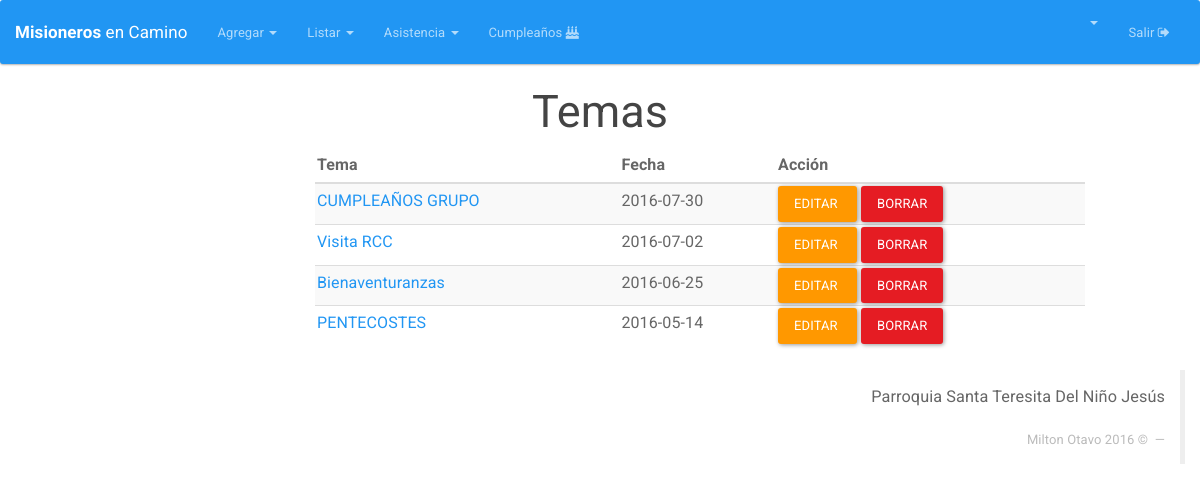
/Temas (signed in), run on an earlier commit of the app's database.
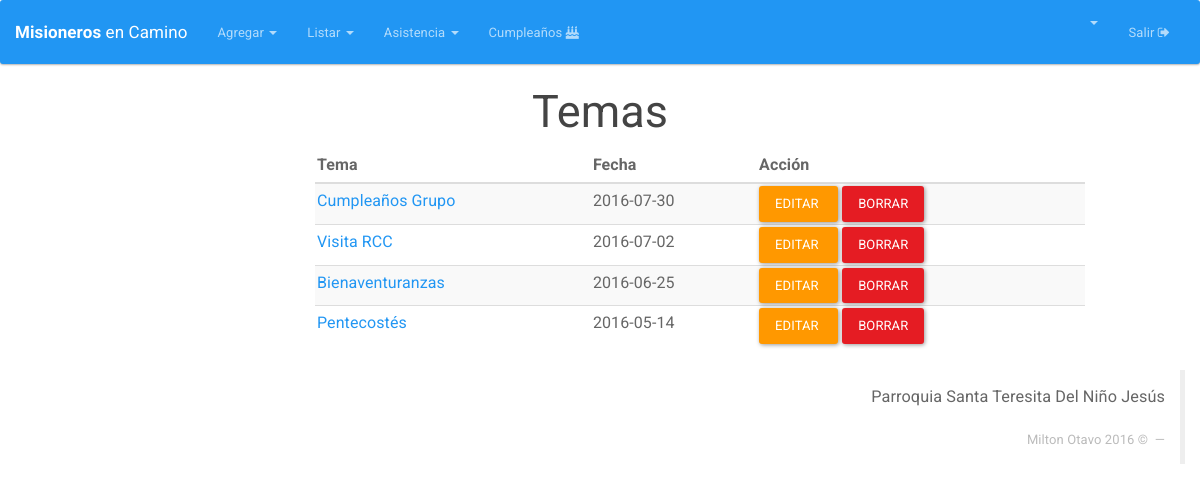
And on a later commit of the database.
### tables this page shows
CREATE TABLE `tema` (
  `ID_TEMA` int(11) NOT NULL,
  `TEMA` varchar(50) NOT NULL,
  `DESCRIPCION` text NOT NULL,
  `FECHA` date DEFAULT NULL,
  `USUARIOLOG` bigint(11) NOT NULL,
  `FECHALOG` timestamp NOT NULL DEFAULT CURRENT_TIMESTAMP ON UPDATE CURRENT_TIMESTAMP
);

### index.php (called while the page is built, shortened)
<?php
if (isset($_SESSION['app_id'])) {
	require_once "Core/Models/Conexion.php";
}
Core\Config\Enrutador::run(new Core\Config\Request());
?>

### Core/Models/Conexion.php (called while the page is built, shortened)
<?php namespace Core\Models;
	class Conexion{
		private $datos= array (
				"host"=>DB_HOST,
				"user"=>DB_USER,
				"pass"=>DB_PASS,
				"db"=>DB_NAME
			);
		private $db;
		public function __construct()
		{
			$this->db = new \mysqli(
					$this->datos['host'],
					$this->datos['user'],
					$this->datos['pass'],
					$this->datos['db']
				);
			$this->db-> set_charset("utf8");
		}
		public function consultaRetorno($sql){
			$datos = $this->db->query($sql);
			return $datos;
		}
	}
 ?>

### Core/Config/Request.php (called while the page is built, shortened)
<?php namespace Core\Config;
class Request{
	private $metodo;
	private $argumento;
	public function __construct(){
		if(isset($_GET['url'])){
			$ruta = filter_input(INPUT_GET, 'url', FILTER_SANITIZE_URL);
			$ruta = explode("/", $ruta);
			$ruta = array_filter($ruta);
			if($ruta[0] == "index.php"){
				$this->controlador = "Login";
			}else{
				$this->controlador = strtolower(array_shift($ruta));
			}
			$this->metodo = strtolower(array_shift($ruta));
			if(!$this->metodo){
				$this->metodo = "index";
			}
			$this->argumento = $ruta;
		}else{
			$this->controlador = "Login";
			$this->metodo = "index";
		}
	}
	public function getMetodo(){
		return $this->metodo;
	}
	public function getArgumento(){
		return $this->argumento;
	}
}
?>

### Core/Controllers/TemasController.php (called while the page is built, shortened)
<?php namespace Core\Controllers;
class TemasController{
	private $Tema;
	public function __construct(){
		$this->Tema = new Tema();
	}
	public function index(){
		$datos=$this->Tema->listar();
		return $datos;
	}
}
?>

### Core/Models/Tema.php (called while the page is built, shortened)
<?php namespace Core\Models;
	class Tema {
		private $db;
		public function __construct(){
			$this->db = new Conexion();
		}
		public function listar(){
			$sql="SELECT * from tema order by FECHA desc";
			$datos=$this->db->consultaRetorno($sql);
			return $datos;
		}
	}
 ?>

### HTML/Temas/index.php (the view)
<html>
<head>
  <?php include(HTML_DIR.'/overall/header.php') ?>
</head>
<body>
  <?php include(HTML_DIR.'/overall/nav.php') ?>
  <div id="container">
    <h2 align="center">Temas</h2>
    <div class="">
      <div class="col-md-3"></div>
      <div class="col-md-8">
        <table class="table table-striped table-hover dataTable" id="">
          <thead>
            <tr>
              <th>Tema</th>
              <th>Fecha</th>
              <th>Acción</th>
            </tr>
          </thead>
          <tbody>
            <?php while($row = mysqli_fetch_array($datos)){ ?>
              <tr>
                <td><a style="text-decoration: none;" href="<?php echo URL; ?>Temas/ver/<?php echo $row['ID_TEMA']; ?>"> <?php  echo $row['TEMA']  ?> </a></td>
                <td><?php  echo $row['FECHA']; ?></td>
                <td><a  class="btn btn-warning" href="<?php echo URL; ?>Temas/editar/<?php echo $row['ID_TEMA']; ?>">Editar&nbsp;</a>
                  <a  class="btn btn-danger" onclick="DeleteItem('¿Está seguro de eliminar este familiar?','<?php echo URL; ?>Temas/eliminar/<?php echo $row['ID_TEMA']; ?>')" >Borrar</a>
                </td>
              </tr>
              <?php
            }
            ?>
          </tbody>
        </table>
      </div>
      <div class="col-md-2"></div>
    </div>
  </div>
  <?php include(HTML_DIR.'/overall/footer.php') ?>
</body>
</html>

What changed in the data, as far as the page shows it:
changed tema: TEMA "CUMPLEAÑOS GRUPO" → "Cumpleaños Grupo"
changed tema: TEMA "PENTECOSTES" → "Pentecostés"
